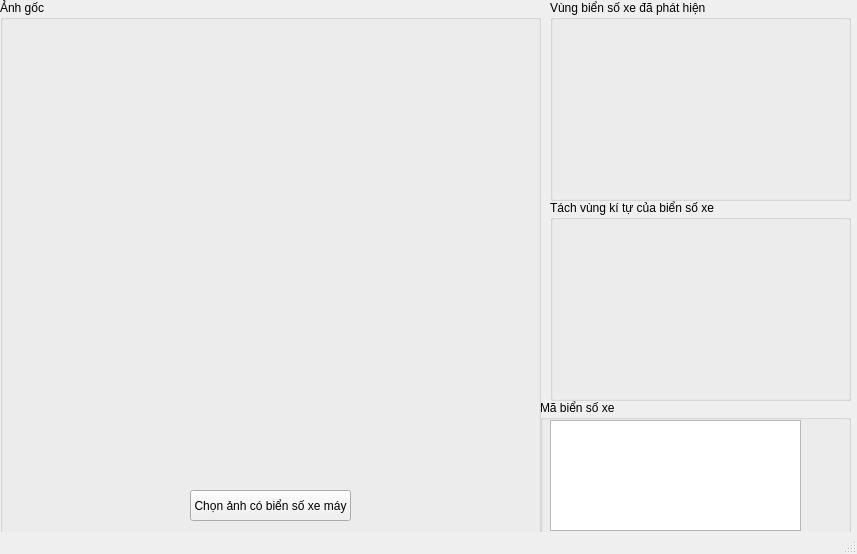
<?xml version="1.0" encoding="UTF-8"?>
<ui version="4.0">
 <class>LicensePlateRecognition</class>
 <widget class="QMainWindow" name="LicensePlateRecognition">
  <property name="geometry">
   <rect>
    <x>0</x>
    <y>0</y>
    <width>857</width>
    <height>554</height>
   </rect>
  </property>
  <property name="windowTitle">
   <string>MainWindow</string>
  </property>
  <widget class="QWidget" name="centralwidget">
   <widget class="QGroupBox" name="groupBox">
    <property name="geometry">
     <rect>
      <x>0</x>
      <y>0</y>
      <width>541</width>
      <height>551</height>
     </rect>
    </property>
    <property name="title">
     <string>Ảnh gốc</string>
    </property>
    <widget class="QLabel" name="lblOriginImage">
     <property name="geometry">
      <rect>
       <x>10</x>
       <y>19</y>
       <width>531</width>
       <height>461</height>
      </rect>
     </property>
     <property name="text">
      <string/>
     </property>
    </widget>
    <widget class="QPushButton" name="pushButton">
     <property name="geometry">
      <rect>
       <x>190</x>
       <y>490</y>
       <width>161</width>
       <height>31</height>
      </rect>
     </property>
     <property name="text">
      <string>Chọn ảnh có biển số xe máy</string>
     </property>
    </widget>
   </widget>
   <widget class="QGroupBox" name="groupBox_2">
    <property name="geometry">
     <rect>
      <x>550</x>
      <y>0</y>
      <width>301</width>
      <height>201</height>
     </rect>
    </property>
    <property name="title">
     <string>Vùng biển số xe đã phát hiện</string>
    </property>
    <widget class="QLabel" name="lblLicensePlate">
     <property name="geometry">
      <rect>
       <x>0</x>
       <y>20</y>
       <width>251</width>
       <height>171</height>
      </rect>
     </property>
     <property name="text">
      <string/>
     </property>
    </widget>
   </widget>
   <widget class="QGroupBox" name="groupBox_3">
    <property name="geometry">
     <rect>
      <x>550</x>
      <y>200</y>
      <width>301</width>
      <height>201</height>
     </rect>
    </property>
    <property name="title">
     <string>Tách vùng kí tự của biển số xe</string>
    </property>
    <widget class="QLabel" name="lblCharacterZone">
     <property name="geometry">
      <rect>
       <x>0</x>
       <y>20</y>
       <width>251</width>
       <height>171</height>
      </rect>
     </property>
     <property name="text">
      <string/>
     </property>
    </widget>
   </widget>
   <widget class="QGroupBox" name="groupBox_4">
    <property name="geometry">
     <rect>
      <x>540</x>
      <y>400</y>
      <width>311</width>
      <height>141</height>
     </rect>
    </property>
    <property name="title">
     <string>Mã biển số xe</string>
    </property>
    <widget class="QTextEdit" name="txtLicensePlateCode">
     <property name="enabled">
      <bool>true</bool>
     </property>
     <property name="geometry">
      <rect>
       <x>10</x>
       <y>20</y>
       <width>251</width>
       <height>111</height>
      </rect>
     </property>
     <property name="font">
      <font>
       <pointsize>18</pointsize>
      </font>
     </property>
     <property name="html">
      <string>&lt;!DOCTYPE HTML PUBLIC &quot;-//W3C//DTD HTML 4.0//EN&quot; &quot;http://www.w3.org/TR/REC-html40/strict.dtd&quot;&gt;
&lt;html&gt;&lt;head&gt;&lt;meta name=&quot;qrichtext&quot; content=&quot;1&quot; /&gt;&lt;style type=&quot;text/css&quot;&gt;
p, li { white-space: pre-wrap; }
&lt;/style&gt;&lt;/head&gt;&lt;body style=&quot; font-family:'MS Shell Dlg 2'; font-size:18pt; font-weight:400; font-style:normal;&quot;&gt;
&lt;p style=&quot;-qt-paragraph-type:empty; margin-top:0px; margin-bottom:0px; margin-left:0px; margin-right:0px; -qt-block-indent:0; text-indent:0px;&quot;&gt;&lt;br /&gt;&lt;/p&gt;&lt;/body&gt;&lt;/html&gt;</string>
     </property>
    </widget>
   </widget>
  </widget>
  <widget class="QStatusBar" name="statusbar"/>
 </widget>
 <resources/>
 <connections/>
</ui>
